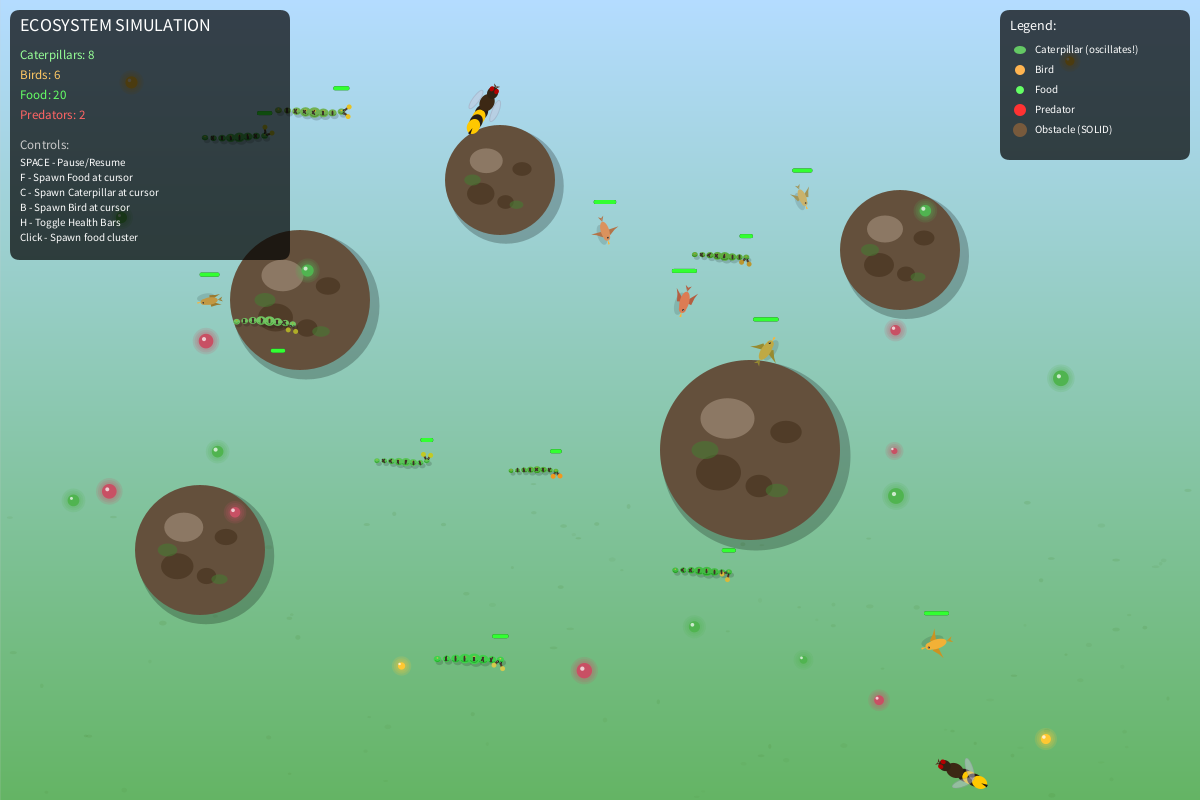
Frame 1 (no input)
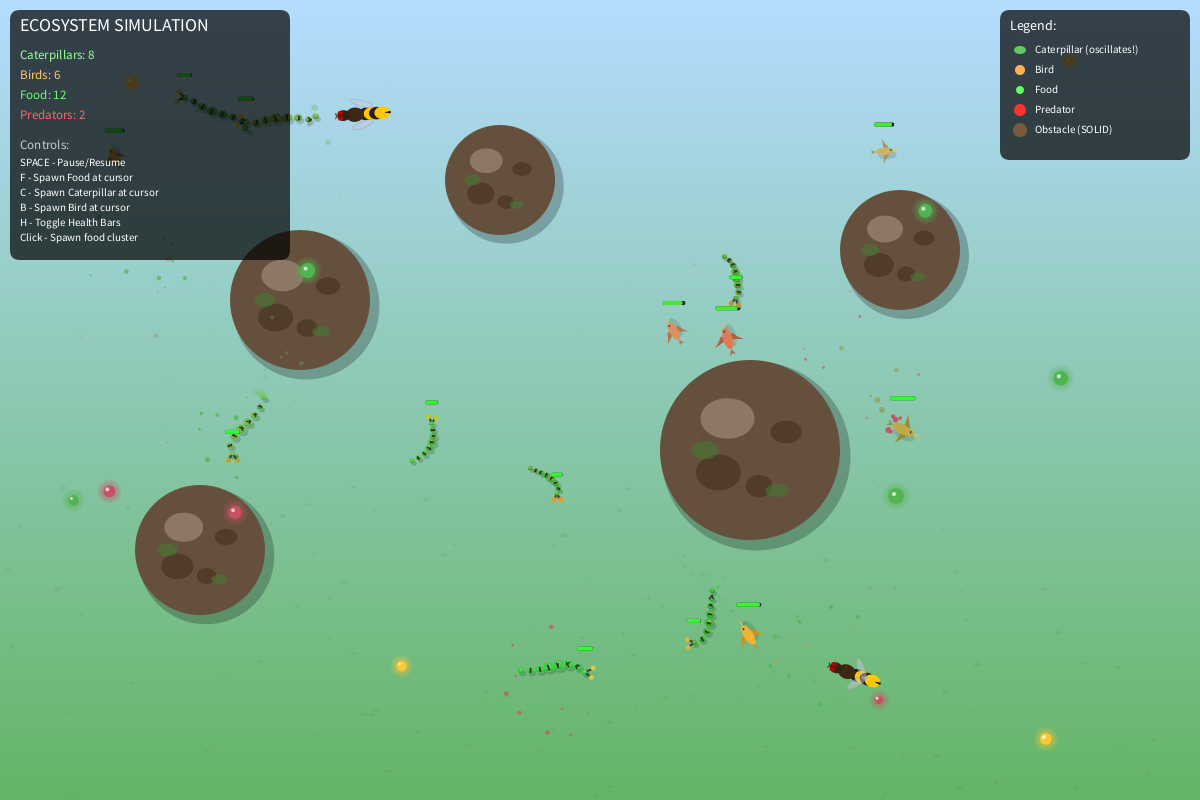
Frame 60 (the mouse pressed at the canvas centre just before this capture)
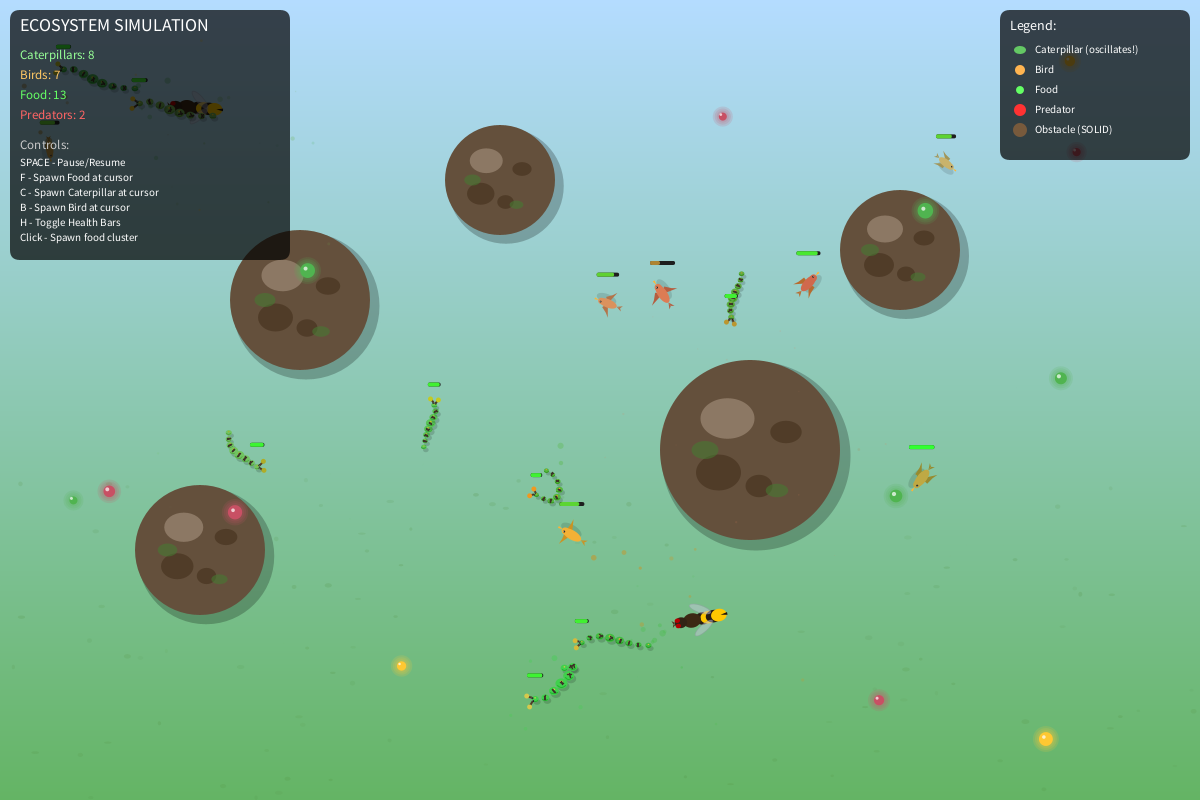
Frame 120 (the mouse held since frame 60 and released just before this capture)

The Processing sketch that drew these frames (run headless with seeded random() and noise(); from frame 60 on, the mouse is pressed at the canvas centre):

// Processing sketch: ecosystem_new
// ── ecosystem_new.pde
/**
 * Interactive Ecosystem Simulation
 * 
 * Features:
 * - Forces: attraction, repulsion, drag, steering behaviors
 * - Environment: Food, Predators, Obstacles (SOLID - block movement)
 * - OSCILLATING BODIES: Caterpillar with segmented body that undulates to move
 * - OOP: Creature base class with Caterpillar and Bird subclasses
 * - Health, lifecycle, reproduction, death
 * - Particle systems attached to creatures
 * - Genetic variation on spawn
 * - UI controls
 */

// ==================== GLOBAL VARIABLES ====================
ArrayList<Creature> creatures;
ArrayList<Food> foods;
ArrayList<Obstacle> obstacles;
ArrayList<Predator> predators;
ParticleSystem globalParticles;

// Environment settings
float dragCoefficient = 0.02;
float globalTime = 0;

// UI state
boolean showForces = false;
boolean showHealth = true;
boolean paused = false;

// Spawn settings
int maxCreatures = 40;
int maxFood = 30;
int maxPredators = 2;

void setup() {
  size(1200, 800);
  
  // Initialize collections
  creatures = new ArrayList<Creature>();
  foods = new ArrayList<Food>();
  obstacles = new ArrayList<Obstacle>();
  predators = new ArrayList<Predator>();
  globalParticles = new ParticleSystem(new PVector(0, 0));
  
  // Create initial creatures - mix of caterpillars and birds
  for (int i = 0; i < 8; i++) {
    creatures.add(new Caterpillar(random(100, width-100), random(100, height-100)));
  }
  for (int i = 0; i < 6; i++) {
    creatures.add(new Bird(random(100, width-100), random(100, height-100)));
  }
  
  // Create initial food
  for (int i = 0; i < 20; i++) {
    foods.add(new Food(random(50, width-50), random(50, height-50)));
  }
  
  // Create obstacles - these are SOLID barriers
  obstacles.add(new Obstacle(300, 300, 70));
  obstacles.add(new Obstacle(750, 450, 90));
  obstacles.add(new Obstacle(500, 180, 55));
  obstacles.add(new Obstacle(900, 250, 60));
  obstacles.add(new Obstacle(200, 550, 65));
  
  // Create predators
  for (int i = 0; i < 2; i++) {
    predators.add(new Predator(random(width), random(height)));
  }
}

void draw() {
  // Draw gradient background
  drawBackground();
  
  if (!paused) {
    globalTime += 0.016;
    
    // Draw obstacles first (they're in background)
    for (Obstacle obs : obstacles) {
      obs.display();
    }
    
    // Update and draw food
    for (int i = foods.size() - 1; i >= 0; i--) {
      Food f = foods.get(i);
      f.update();
      f.display();
      if (f.isConsumed) {
        foods.remove(i);
      }
    }
    
    // Update and draw predators
    for (Predator p : predators) {
      p.update(creatures);
      // Predators also collide with obstacles
      for (Obstacle obs : obstacles) {
        obs.collideWith(p.position, p.velocity, 20);
      }
      p.display();
    }
    
    // Update creatures with all forces
    ArrayList<Creature> newCreatures = new ArrayList<Creature>();
    
    for (int i = creatures.size() - 1; i >= 0; i--) {
      Creature c = creatures.get(i);
      
      // Apply environmental forces
      applyEnvironmentalForces(c);
      
      // Update creature
      c.update();
      
      // SOLID OBSTACLE COLLISION - push creatures out
      for (Obstacle obs : obstacles) {
        obs.collideWith(c.position, c.velocity, c.size/2);
      }
      
      c.display();
      
      // Check for reproduction
      Creature baby = c.tryReproduce();
      if (baby != null && creatures.size() < maxCreatures) {
        newCreatures.add(baby);
      }
      
      // Remove dead creatures
      if (c.isDead()) {
        // Death particles
        for (int j = 0; j < 20; j++) {
          globalParticles.addParticle(c.position.copy(), c.getColor());
        }
        creatures.remove(i);
      }
    }
    
    // Add new creatures
    creatures.addAll(newCreatures);
    
    // Update global particles
    globalParticles.update();
    globalParticles.display();
    
    // Respawn food occasionally
    if (random(1) < 0.02 && foods.size() < maxFood) {
      // Make sure food doesn't spawn inside obstacles
      float fx, fy;
      boolean validPos;
      do {
        fx = random(50, width-50);
        fy = random(50, height-50);
        validPos = true;
        for (Obstacle obs : obstacles) {
          if (PVector.dist(new PVector(fx, fy), obs.position) < obs.radius + 20) {
            validPos = false;
            break;
          }
        }
      } while (!validPos);
      foods.add(new Food(fx, fy));
    }
  }
  
  // Draw UI
  drawUI();
}

void drawBackground() {
  // Gradient background - forest/meadow theme
  for (int y = 0; y < height; y++) {
    float inter = map(y, 0, height, 0, 1);
    color c = lerpColor(color(180, 220, 255), color(100, 180, 100), inter);
    stroke(c);
    line(0, y, width, y);
  }
  
  // Ground texture
  noStroke();
  for (int i = 0; i < 100; i++) {
    float x = random(width);
    float y = random(height * 0.6, height);
    fill(80, 140, 60, random(20, 50));
    ellipse(x, y, random(3, 8), random(2, 5));
  }
}

void applyEnvironmentalForces(Creature c) {
  // 1. Drag force
  PVector drag = c.velocity.copy();
  float speed = drag.mag();
  drag.normalize();
  drag.mult(-1 * dragCoefficient * speed * speed);
  c.applyForce(drag);
  
  // 2. Food attraction
  Food nearestFood = null;
  float nearestFoodDist = Float.MAX_VALUE;
  for (Food f : foods) {
    if (!f.isConsumed) {
      float d = PVector.dist(c.position, f.position);
      if (d < nearestFoodDist && d < c.senseRadius) {
        nearestFoodDist = d;
        nearestFood = f;
      }
    }
  }
  
  if (nearestFood != null) {
    PVector steer = seek(c, nearestFood.position);
    steer.mult(c.foodAttraction);
    c.applyForce(steer);
    
    // Eat if close enough
    if (nearestFoodDist < c.size + nearestFood.size) {
      c.eat(nearestFood);
    }
  }
  
  // 3. Predator avoidance
  for (Predator p : predators) {
    float d = PVector.dist(c.position, p.position);
    if (d < c.senseRadius * 1.5) {
      PVector flee = seek(c, p.position);
      flee.mult(-2.0); // Strong flee response
      c.applyForce(flee);
    }
  }
  
  // 4. Obstacle avoidance (steering away, collision handled separately)
  for (Obstacle obs : obstacles) {
    float d = PVector.dist(c.position, obs.position);
    float avoidDist = obs.radius + c.senseRadius * 0.3;
    if (d < avoidDist) {
      PVector repel = PVector.sub(c.position, obs.position);
      repel.normalize();
      float strength = map(d, 0, avoidDist, 3.0, 0);
      repel.mult(strength);
      c.applyForce(repel);
    }
  }
  
  // 5. Separation from other creatures
  for (Creature other : creatures) {
    if (other != c) {
      float d = PVector.dist(c.position, other.position);
      if (d < c.size * 2.5) {
        PVector sep = PVector.sub(c.position, other.position);
        sep.normalize();
        sep.mult(30 / (d + 1));
        c.applyForce(sep);
      }
    }
  }
  
  // 6. Boundary forces (soft walls)
  float margin = 50;
  PVector boundary = new PVector(0, 0);
  if (c.position.x < margin) boundary.x = (margin - c.position.x) * 0.3;
  if (c.position.x > width - margin) boundary.x = ((width - margin) - c.position.x) * 0.3;
  if (c.position.y < margin) boundary.y = (margin - c.position.y) * 0.3;
  if (c.position.y > height - margin) boundary.y = ((height - margin) - c.position.y) * 0.3;
  c.applyForce(boundary);
}

PVector seek(Creature c, PVector target) {
  PVector desired = PVector.sub(target, c.position);
  desired.normalize();
  desired.mult(c.maxSpeed);
  PVector steer = PVector.sub(desired, c.velocity);
  steer.limit(c.maxForce);
  return steer;
}

void drawUI() {
  // UI Panel
  fill(0, 0, 0, 180);
  noStroke();
  rect(10, 10, 280, 250, 10);
  
  fill(255);
  textSize(18);
  textAlign(LEFT, TOP);
  text("ECOSYSTEM SIMULATION", 20, 18);
  
  textSize(13);
  int caterpillarCount = 0;
  int birdCount = 0;
  for (Creature c : creatures) {
    if (c instanceof Caterpillar) caterpillarCount++;
    else if (c instanceof Bird) birdCount++;
  }
  
  fill(150, 255, 150);
  text("Caterpillars: " + caterpillarCount, 20, 50);
  fill(255, 200, 100);
  text("Birds: " + birdCount, 20, 70);
  fill(100, 255, 100);
  text("Food: " + foods.size(), 20, 90);
  fill(255, 100, 100);
  text("Predators: " + predators.size(), 20, 110);
  
  fill(200);
  text("Controls:", 20, 140);
  fill(255);
  textSize(11);
  text("SPACE - Pause/Resume", 20, 158);
  text("F - Spawn Food at cursor", 20, 173);
  text("C - Spawn Caterpillar at cursor", 20, 188);
  text("B - Spawn Bird at cursor", 20, 203);
  text("H - Toggle Health Bars", 20, 218);
  text("Click - Spawn food cluster", 20, 233);
  
  // Legend
  fill(0, 0, 0, 180);
  rect(width - 200, 10, 190, 150, 10);
  
  fill(255);
  textSize(14);
  text("Legend:", width - 190, 20);
  
  textSize(11);
  // Caterpillar indicator
  fill(100, 200, 100);
  ellipse(width - 180, 50, 12, 8);
  fill(255);
  text("Caterpillar (oscillates!)", width - 165, 45);
  
  // Bird indicator
  fill(255, 180, 80);
  ellipse(width - 180, 70, 10, 10);
  fill(255);
  text("Bird", width - 165, 65);
  
  // Food indicator
  fill(100, 255, 100);
  ellipse(width - 180, 90, 8, 8);
  fill(255);
  text("Food", width - 165, 85);
  
  // Predator indicator
  fill(255, 50, 50);
  ellipse(width - 180, 110, 12, 12);
  fill(255);
  text("Predator", width - 165, 105);
  
  // Obstacle indicator
  fill(120, 90, 60);
  ellipse(width - 180, 130, 14, 14);
  fill(255);
  text("Obstacle (SOLID)", width - 165, 125);
  
  if (paused) {
    fill(255, 255, 0);
    textSize(36);
    textAlign(CENTER, CENTER);
    text("PAUSED", width/2, height/2);
  }
}

void keyPressed() {
  if (key == ' ') {
    paused = !paused;
  }
  if (key == 'f' || key == 'F') {
    // Check not inside obstacle
    boolean valid = true;
    for (Obstacle obs : obstacles) {
      if (PVector.dist(new PVector(mouseX, mouseY), obs.position) < obs.radius + 15) {
        valid = false;
        break;
      }
    }
    if (valid) foods.add(new Food(mouseX, mouseY));
  }
  if (key == 'c' || key == 'C') {
    boolean valid = true;
    for (Obstacle obs : obstacles) {
      if (PVector.dist(new PVector(mouseX, mouseY), obs.position) < obs.radius + 30) {
        valid = false;
        break;
      }
    }
    if (valid) creatures.add(new Caterpillar(mouseX, mouseY));
  }
  if (key == 'b' || key == 'B') {
    boolean valid = true;
    for (Obstacle obs : obstacles) {
      if (PVector.dist(new PVector(mouseX, mouseY), obs.position) < obs.radius + 20) {
        valid = false;
        break;
      }
    }
    if (valid) creatures.add(new Bird(mouseX, mouseY));
  }
  if (key == 'h' || key == 'H') {
    showHealth = !showHealth;
  }
}

void mousePressed() {
  // Spawn food cluster on click
  if (mouseButton == LEFT) {
    for (int i = 0; i < 5; i++) {
      float fx = mouseX + random(-30, 30);
      float fy = mouseY + random(-30, 30);
      boolean valid = true;
      for (Obstacle obs : obstacles) {
        if (PVector.dist(new PVector(fx, fy), obs.position) < obs.radius + 15) {
          valid = false;
          break;
        }
      }
      if (valid) foods.add(new Food(fx, fy));
    }
  }
}

// ==================== PARTICLE SYSTEM ====================
class Particle {
  PVector position;
  PVector velocity;
  PVector acceleration;
  float lifespan;
  color col;
  float size;
  
  Particle(PVector pos, color c) {
    position = pos.copy();
    velocity = PVector.random2D().mult(random(1, 3));
    acceleration = new PVector(0, 0.05);
    lifespan = 255;
    col = c;
    size = random(3, 8);
  }
  
  void update() {
    velocity.add(acceleration);
    position.add(velocity);
    lifespan -= 4;
    size *= 0.98;
  }
  
  void display() {
    noStroke();
    fill(col, lifespan);
    ellipse(position.x, position.y, size, size);
  }
  
  boolean isDead() {
    return lifespan < 0;
  }
}

class ParticleSystem {
  ArrayList<Particle> particles;
  PVector origin;
  
  ParticleSystem(PVector origin) {
    this.origin = origin.copy();
    particles = new ArrayList<Particle>();
  }
  
  void addParticle(PVector pos, color c) {
    particles.add(new Particle(pos, c));
  }
  
  void update() {
    for (int i = particles.size() - 1; i >= 0; i--) {
      Particle p = particles.get(i);
      p.update();
      if (p.isDead()) {
        particles.remove(i);
      }
    }
  }
  
  void display() {
    for (Particle p : particles) {
      p.display();
    }
  }
}

// ==================== FOOD ====================
class Food {
  PVector position;
  float size;
  float nutrition;
  boolean isConsumed;
  float pulsePhase;
  color col;
  
  Food(float x, float y) {
    position = new PVector(x, y);
    size = random(8, 15);
    nutrition = map(size, 8, 15, 15, 35);
    isConsumed = false;
    pulsePhase = random(TWO_PI);
    
    // Different food colors (leaves/berries)
    float r = random(1);
    if (r < 0.5) {
      col = color(80, 180, 80); // Leaf green
    } else if (r < 0.8) {
      col = color(200, 80, 100); // Berry red
    } else {
      col = color(255, 200, 50); // Flower yellow
    }
  }
  
  void update() {
    pulsePhase += 0.08;
  }
  
  void display() {
    if (!isConsumed) {
      float pulse = sin(pulsePhase) * 2;
      
      // Glow effect
      noStroke();
      for (int i = 3; i > 0; i--) {
        fill(col, 40);
        ellipse(position.x, position.y, size + pulse + i * 4, size + pulse + i * 4);
      }
      
      // Main body
      fill(col);
      ellipse(position.x, position.y, size + pulse, size + pulse);
      
      // Highlight
      fill(255, 180);
      ellipse(position.x - 2, position.y - 2, size * 0.3, size * 0.3);
    }
  }
  
  void consume() {
    isConsumed = true;
  }
}

// ==================== OBSTACLE (SOLID) ====================
class Obstacle {
  PVector position;
  float radius;
  color col;
  
  Obstacle(float x, float y, float r) {
    position = new PVector(x, y);
    radius = r;
    col = color(100, 80, 60);
  }
  
  // SOLID COLLISION - actually stops and pushes out entities
  void collideWith(PVector pos, PVector vel, float entityRadius) {
    float dist = PVector.dist(pos, position);
    float minDist = radius + entityRadius;
    
    if (dist < minDist) {
      // Push the entity out
      PVector pushDir = PVector.sub(pos, position);
      pushDir.normalize();
      
      // Move position outside the obstacle
      pos.x = position.x + pushDir.x * minDist;
      pos.y = position.y + pushDir.y * minDist;
      
      // Reflect velocity (bounce off)
      // Calculate the component of velocity toward the obstacle
      float dotProduct = vel.dot(pushDir);
      if (dotProduct < 0) {
        // Only reflect if moving toward the obstacle
        PVector reflection = PVector.mult(pushDir, -2 * dotProduct);
        vel.add(reflection);
        vel.mult(0.5); // Dampen the bounce
      }
    }
  }
  
  void display() {
    // Shadow
    noStroke();
    fill(0, 60);
    ellipse(position.x + 6, position.y + 6, radius * 2.1, radius * 2.1);
    
    // Main rock body
    fill(col);
    ellipse(position.x, position.y, radius * 2, radius * 2);
    
    // Rock texture - darker patches
    fill(80, 60, 40);
    ellipse(position.x - radius * 0.35, position.y + radius * 0.25, radius * 0.5, radius * 0.4);
    ellipse(position.x + radius * 0.4, position.y - radius * 0.2, radius * 0.35, radius * 0.25);
    ellipse(position.x + radius * 0.1, position.y + radius * 0.4, radius * 0.3, radius * 0.25);
    
    // Highlight
    fill(140, 120, 100);
    ellipse(position.x - radius * 0.25, position.y - radius * 0.35, radius * 0.6, radius * 0.45);
    
    // Moss patches
    fill(70, 120, 50, 150);
    ellipse(position.x - radius * 0.5, position.y, radius * 0.3, radius * 0.2);
    ellipse(position.x + radius * 0.3, position.y + radius * 0.45, radius * 0.25, radius * 0.15);
  }
}

// ==================== PREDATOR ====================
class Predator {
  PVector position;
  PVector velocity;
  float size;
  float maxSpeed;
  float phase;
  
  Predator(float x, float y) {
    position = new PVector(x, y);
    velocity = PVector.random2D().mult(1);
    size = 45;
    maxSpeed = 2.8;
    phase = random(TWO_PI);
  }
  
  void update(ArrayList<Creature> creatures) {
    phase += 0.12;
    
    // Hunt nearest creature
    Creature target = null;
    float minDist = Float.MAX_VALUE;
    
    for (Creature c : creatures) {
      float d = PVector.dist(position, c.position);
      if (d < minDist && d < 280) {
        minDist = d;
        target = c;
      }
    }
    
    if (target != null) {
      // Steering towards target
      PVector desired = PVector.sub(target.position, position);
      desired.normalize();
      desired.mult(maxSpeed);
      PVector steer = PVector.sub(desired, velocity);
      steer.limit(0.12);
      velocity.add(steer);
      
      // Attack if close
      if (minDist < size/2 + target.size/2) {
        target.health -= 45;
      }
    } else {
      // Wander
      velocity.rotate(random(-0.08, 0.08));
    }
    
    velocity.limit(maxSpeed);
    position.add(velocity);
    
    // Soft boundary wrapping
    float margin = 30;
    if (position.x < margin) velocity.x += 0.2;
    if (position.x > width - margin) velocity.x -= 0.2;
    if (position.y < margin) velocity.y += 0.2;
    if (position.y > height - margin) velocity.y -= 0.2;
    
    position.x = constrain(position.x, 10, width - 10);
    position.y = constrain(position.y, 10, height - 10);
  }
  
  void display() {
    pushMatrix();
    translate(position.x, position.y);
    rotate(velocity.heading());
    
    // Body - wasp/hornet like
    noStroke();
    
    // Abdomen with stripes
    for (int i = 0; i < 4; i++) {
      if (i % 2 == 0) fill(40, 30, 20);
      else fill(255, 200, 0);
      ellipse(-size * 0.15 - i * size * 0.12, 0, size * 0.35, size * 0.28 - i * 0.02);
    }
    
    // Thorax
    fill(60, 40, 20);
    ellipse(size * 0.1, 0, size * 0.4, size * 0.32);
    
    // Head
    fill(50, 35, 20);
    ellipse(size * 0.35, 0, size * 0.28, size * 0.24);
    
    // Stinger
    fill(30, 20, 10);
    triangle(-size * 0.55, 0, -size * 0.7, -size * 0.03, -size * 0.7, size * 0.03);
    
    // Wings (oscillating)
    float wingAngle = sin(phase) * 0.6;
    fill(200, 200, 220, 120);
    stroke(150, 150, 170, 100);
    strokeWeight(1);
    
    pushMatrix();
    rotate(-wingAngle - 0.3);
    ellipse(0, -size * 0.25, size * 0.5, size * 0.15);
    popMatrix();
    
    pushMatrix();
    rotate(wingAngle + 0.3);
    ellipse(0, size * 0.25, size * 0.5, size * 0.15);
    popMatrix();
    
    // Eyes
    noStroke();
    fill(180, 0, 0);
    ellipse(size * 0.42, -size * 0.06, size * 0.12, size * 0.1);
    ellipse(size * 0.42, size * 0.06, size * 0.12, size * 0.1);
    
    // Mandibles
    fill(80, 50, 30);
    triangle(size * 0.48, -size * 0.02, size * 0.55, -size * 0.08, size * 0.52, 0);
    triangle(size * 0.48, size * 0.02, size * 0.55, size * 0.08, size * 0.52, 0);
    
    popMatrix();
  }
}

// ==================== CREATURE BASE CLASS ====================
abstract class Creature {
  PVector position;
  PVector velocity;
  PVector acceleration;
  
  // Physical properties
  float size;
  float mass;
  float maxSpeed;
  float maxForce;
  
  // Behavior
  float senseRadius;
  float foodAttraction;
  
  // Health and lifecycle
  float health;
  float maxHealth;
  float metabolicRate;
  float reproductionThreshold;
  float reproductionCost;
  float reproductionCooldown;
  float lastReproduction;
  
  // Genetics
  color baseColor;
  float speedGene;
  float sizeGene;
  
  // Particle system
  ParticleSystem particles;
  
  // Oscillation parameters
  float oscillationPhase;
  float oscillationSpeed;
  float oscillationAmplitude;
  
  Creature(float x, float y) {
    position = new PVector(x, y);
    velocity = PVector.random2D().mult(random(0.5, 1.5));
    acceleration = new PVector(0, 0);
    
    oscillationPhase = random(TWO_PI);
    oscillationSpeed = 0.15;
    oscillationAmplitude = 1.0;
    
    particles = new ParticleSystem(position);
    
    speedGene = random(0.8, 1.2);
    sizeGene = random(0.8, 1.2);
  }
  
  void applyForce(PVector force) {
    PVector f = PVector.div(force, mass);
    acceleration.add(f);
  }
  
  void update() {
    // Physics
    velocity.add(acceleration);
    velocity.limit(maxSpeed);
    position.add(velocity);
    acceleration.mult(0);
    
    // Oscillation tied to speed
    float speed = velocity.mag();
    oscillationPhase += oscillationSpeed * (0.5 + speed * 0.8);
    oscillationAmplitude = map(speed, 0, maxSpeed, 0.3, 1.5);
    
    // Metabolism
    health -= metabolicRate;
    health -= speed * metabolicRate * 0.3;
    
    // Update particle system
    updateParticles();
    
    // Reproduction cooldown
    if (lastReproduction > 0) {
      lastReproduction -= 1;
    }
    
    // Keep in bounds
    position.x = constrain(position.x, 20, width - 20);
    position.y = constrain(position.y, 20, height - 20);
  }
  
  abstract void display();
  abstract void updateParticles();
  abstract color getColor();
  abstract Creature createOffspring(float x, float y);
  
  void eat(Food food) {
    health += food.nutrition;
    health = constrain(health, 0, maxHealth);
    food.consume();
    
    for (int i = 0; i < 8; i++) {
      particles.addParticle(position.copy(), food.col);
    }
  }
  
  boolean isDead() {
    return health <= 0;
  }
  
  Creature tryReproduce() {
    if (health > reproductionThreshold && lastReproduction <= 0) {
      health -= reproductionCost;
      lastReproduction = reproductionCooldown;
      
      float angle = random(TWO_PI);
      float dist = size * 2;
      float bx = position.x + cos(angle) * dist;
      float by = position.y + sin(angle) * dist;
      
      // Birth particles
      for (int i = 0; i < 15; i++) {
        particles.addParticle(new PVector(bx, by), getColor());
      }
      
      return createOffspring(bx, by);
    }
    return null;
  }
  
  void drawHealthBar() {
    if (showHealth) {
      float barWidth = size * 1.2;
      float barHeight = 4;
      float healthPercent = health / maxHealth;
      
      // Background
      fill(30);
      noStroke();
      rect(position.x - barWidth/2, position.y - size - 12, barWidth, barHeight, 2);
      
      // Health bar
      color healthColor = lerpColor(color(255, 50, 50), color(50, 255, 50), healthPercent);
      fill(healthColor);
      rect(position.x - barWidth/2, position.y - size - 12, barWidth * healthPercent, barHeight, 2);
    }
  }
}

// ==================== CATERPILLAR - OSCILLATING BODY ====================
/**
 * The Caterpillar has a segmented body that OSCILLATES to create locomotion.
 * Each segment follows the one ahead with a phase delay, creating a wave
 * that travels down the body. The wave amplitude and speed are tied to
 * the creature's velocity - faster movement = faster, larger waves.
 * 
 * This demonstrates:
 * - Oscillator centered on a moving point (each segment oscillates around its target)
 * - Oscillation speed/amplitude tied to motion
 * - Internal oscillation driving/influencing locomotion visually
 */
class Caterpillar extends Creature {
  int numSegments;
  PVector[] segments;      // Position of each segment
  float[] segmentPhases;   // Phase offset for each segment
  float segmentRadius;
  color bodyColor;
  color spotColor;
  
  Caterpillar(float x, float y) {
    super(x, y);
    
    // Caterpillar properties
    numSegments = 8;
    size = 12 * sizeGene;
    segmentRadius = size * 0.45;
    mass = 0.8 * sizeGene;
    maxSpeed = 2.0 * speedGene;
    maxForce = 0.15;
    
    senseRadius = 140;
    foodAttraction = 1.8;
    
    health = 100;
    maxHealth = 100;
    metabolicRate = 0.05;
    reproductionThreshold = 85;
    reproductionCost = 35;
    reproductionCooldown = 350;
    lastReproduction = random(100, 350);
    
    oscillationSpeed = 0.25;
    
    // Initialize segments behind the head
    segments = new PVector[numSegments];
    segmentPhases = new float[numSegments];
    for (int i = 0; i < numSegments; i++) {
      segments[i] = new PVector(x - i * segmentRadius * 1.5, y);
      segmentPhases[i] = i * 0.5; // Phase delay creates traveling wave
    }
    
    // Colors with genetic variation
    bodyColor = color(
      80 + random(-20, 40),
      180 + random(-30, 40),
      80 + random(-20, 30)
    );
    spotColor = color(
      200 + random(-30, 55),
      180 + random(-30, 30),
      50 + random(-20, 30)
    );
    baseColor = bodyColor;
  }
  
  // Constructor for offspring
  Caterpillar(float x, float y, Caterpillar parent) {
    this(x, y);
    
    // Inherit and mutate genes
    this.speedGene = constrain(parent.speedGene + random(-0.1, 0.1), 0.6, 1.4);
    this.sizeGene = constrain(parent.sizeGene + random(-0.1, 0.1), 0.6, 1.4);
    
    this.size = 12 * sizeGene;
    this.segmentRadius = size * 0.45;
    this.mass = 0.8 * sizeGene;
    this.maxSpeed = 2.0 * speedGene;
    
    // Inherit colors with mutation
    this.bodyColor = mutateColor(parent.bodyColor);
    this.spotColor = mutateColor(parent.spotColor);
  }
  
  color mutateColor(color c) {
    return color(
      constrain(red(c) + random(-15, 15), 0, 255),
      constrain(green(c) + random(-15, 15), 0, 255),
      constrain(blue(c) + random(-15, 15), 0, 255)
    );
  }
  
  void update() {
    super.update();
    
    // Update segment positions - THIS IS THE OSCILLATION!
    // Head segment follows the actual position
    segments[0] = position.copy();
    
    // Each subsequent segment follows the one ahead with oscillation
    float speed = velocity.mag();
    
    for (int i = 1; i < numSegments; i++) {
      PVector target = segments[i - 1];
      PVector dir = PVector.sub(target, segments[i]);
      float dist = dir.mag();
      
      // Calculate oscillation perpendicular to movement direction
      // The wave amplitude and frequency scale with speed
      float wavePhase = oscillationPhase - segmentPhases[i];
      float waveAmount = sin(wavePhase) * oscillationAmplitude * segmentRadius * 0.6;
      
      // Get perpendicular direction for the wave
      PVector perp = new PVector(-dir.y, dir.x);
      perp.normalize();
      
      // Move segment toward target position
      if (dist > segmentRadius * 0.8) {
        dir.normalize();
        // Base position: follow the segment ahead
        PVector newPos = PVector.add(target, PVector.mult(dir, -segmentRadius * 1.2));
        // Add perpendicular oscillation (the wave!)
        newPos.add(PVector.mult(perp, waveAmount));
        
        // Smooth interpolation
        segments[i].lerp(newPos, 0.4);
      } else {
        // Still apply oscillation even when close
        PVector oscillationOffset = PVector.mult(perp, waveAmount);
        segments[i].add(PVector.mult(oscillationOffset, 0.1));
      }
    }
  }
  
  void display() {
    particles.display();
    
    float speed = velocity.mag();
    
    // Draw segments from tail to head (so head is on top)
    for (int i = numSegments - 1; i >= 0; i--) {
      PVector seg = segments[i];
      
      // Segment size varies (larger in middle)
      float sizeMult = 1.0 - abs(i - numSegments * 0.4) / (numSegments * 0.8);
      sizeMult = constrain(sizeMult, 0.6, 1.0);
      float r = segmentRadius * sizeMult;
      
      // Segment "breathing" - subtle size oscillation
      float breathe = sin(oscillationPhase * 0.5 + i * 0.3) * r * 0.1;
      
      // Shadow
      noStroke();
      fill(0, 40);
      ellipse(seg.x + 2, seg.y + 3, r * 2 + breathe, r * 1.6 + breathe);
      
      // Main segment body
      fill(bodyColor);
      ellipse(seg.x, seg.y, r * 2 + breathe, r * 1.7 + breathe);
      
      // Spots/markings
      fill(spotColor);
      ellipse(seg.x, seg.y - r * 0.3, r * 0.5, r * 0.4);
      
      // Segment line detail
      stroke(red(bodyColor) - 30, green(bodyColor) - 30, blue(bodyColor) - 30);
      strokeWeight(1);
      noFill();
      arc(seg.x, seg.y, r * 1.6, r * 1.2, PI * 0.2, PI * 0.8);
    }
    
    // Draw head details
    PVector head = segments[0];
    float headAngle = velocity.heading();
    
    pushMatrix();
    translate(head.x, head.y);
    rotate(headAngle);
    
    // Antennae - they oscillate!
    float antennaWave = sin(oscillationPhase * 1.5) * 0.3 * oscillationAmplitude;
    stroke(80, 60, 40);
    strokeWeight(2);
    
    // Left antenna
    float la = -0.4 + antennaWave;
    line(segmentRadius * 0.5, -segmentRadius * 0.3, 
         segmentRadius * 1.2, -segmentRadius * 0.8 + sin(la) * segmentRadius * 0.3);
    // Right antenna  
    float ra = -0.4 - antennaWave;
    line(segmentRadius * 0.5, segmentRadius * 0.3,
         segmentRadius * 1.2, segmentRadius * 0.8 + sin(ra) * segmentRadius * 0.3);
    
    // Antenna tips
    noStroke();
    fill(spotColor);
    ellipse(segmentRadius * 1.2, -segmentRadius * 0.8 + sin(la) * segmentRadius * 0.3, 5, 5);
    ellipse(segmentRadius * 1.2, segmentRadius * 0.8 + sin(ra) * segmentRadius * 0.3, 5, 5);
    
    // Eyes
    fill(30);
    ellipse(segmentRadius * 0.4, -segmentRadius * 0.25, segmentRadius * 0.35, segmentRadius * 0.35);
    ellipse(segmentRadius * 0.4, segmentRadius * 0.25, segmentRadius * 0.35, segmentRadius * 0.35);
    
    // Eye shine
    fill(255);
    ellipse(segmentRadius * 0.45, -segmentRadius * 0.2, segmentRadius * 0.12, segmentRadius * 0.12);
    ellipse(segmentRadius * 0.45, segmentRadius * 0.3, segmentRadius * 0.12, segmentRadius * 0.12);
    
    // Little legs on segments (they wiggle!)
    popMatrix();
    
    // Draw tiny legs on middle segments
    for (int i = 1; i < numSegments - 1; i++) {
      PVector seg = segments[i];
      PVector nextSeg = (i > 0) ? segments[i-1] : seg;
      float segAngle = atan2(nextSeg.y - seg.y, nextSeg.x - seg.x);
      
      // Leg wiggle phase
      float legPhase = oscillationPhase * 2 + i * 0.8;
      float legWiggle = sin(legPhase) * 0.4 * oscillationAmplitude;
      
      pushMatrix();
      translate(seg.x, seg.y);
      rotate(segAngle);
      
      stroke(60, 50, 40);
      strokeWeight(1.5);
      
      // Left legs
      float ll = PI/2 + 0.3 + legWiggle;
      line(0, -segmentRadius * 0.3, cos(ll) * segmentRadius * 0.6, -segmentRadius * 0.3 + sin(ll) * segmentRadius * 0.6);
      
      // Right legs
      float rl = -PI/2 - 0.3 - legWiggle;
      line(0, segmentRadius * 0.3, cos(rl) * segmentRadius * 0.6, segmentRadius * 0.3 + sin(rl) * segmentRadius * 0.6);
      
      popMatrix();
    }
    
    noStroke();
    drawHealthBar();
  }
  
  void updateParticles() {
    particles.update();
    
    // Trail from tail when moving
    if (velocity.mag() > maxSpeed * 0.5 && random(1) < 0.2) {
      PVector tail = segments[numSegments - 1];
      particles.addParticle(tail, color(bodyColor, 100));
    }
  }
  
  color getColor() {
    return bodyColor;
  }
  
  Creature createOffspring(float x, float y) {
    return new Caterpillar(x, y, this);
  }
}

// ==================== BIRD SUBCLASS ====================
class Bird extends Creature {
  color bodyColor;
  color wingColor;
  float wingPhase;
  
  Bird(float x, float y) {
    super(x, y);
    
    // Bird properties - faster, needs more food
    size = 18 * sizeGene;
    mass = 0.6 * sizeGene;
    maxSpeed = 4.0 * speedGene;
    maxForce = 0.35;
    
    senseRadius = 180;
    foodAttraction = 1.2;
    
    health = 80;
    maxHealth = 80;
    metabolicRate = 0.1; // Higher metabolism
    reproductionThreshold = 70;
    reproductionCost = 30;
    reproductionCooldown = 250;
    lastReproduction = random(50, 250);
    
    oscillationSpeed = 0.35;
    wingPhase = random(TWO_PI);
    
    // Bird colors
    bodyColor = color(
      220 + random(-30, 35),
      160 + random(-40, 40),
      80 + random(-30, 30)
    );
    wingColor = color(
      red(bodyColor) - 40,
      green(bodyColor) - 30,
      blue(bodyColor) - 20
    );
    baseColor = bodyColor;
  }
  
  Bird(float x, float y, Bird parent) {
    this(x, y);
    
    this.speedGene = constrain(parent.speedGene + random(-0.1, 0.1), 0.6, 1.4);
    this.sizeGene = constrain(parent.sizeGene + random(-0.1, 0.1), 0.6, 1.4);
    
    this.size = 18 * sizeGene;
    this.mass = 0.6 * sizeGene;
    this.maxSpeed = 4.0 * speedGene;
    
    this.bodyColor = mutateColor(parent.bodyColor);
    this.wingColor = mutateColor(parent.wingColor);
  }
  
  color mutateColor(color c) {
    return color(
      constrain(red(c) + random(-20, 20), 0, 255),
      constrain(green(c) + random(-20, 20), 0, 255),
      constrain(blue(c) + random(-20, 20), 0, 255)
    );
  }
  
  void display() {
    particles.display();
    
    pushMatrix();
    translate(position.x, position.y);
    rotate(velocity.heading());
    
    // Wing flap angle tied to speed
    float wingFlap = sin(oscillationPhase) * oscillationAmplitude * 0.7;
    
    // Shadow
    noStroke();
    fill(0, 30);
    ellipse(3, 4, size * 1.1, size * 0.5);
    
    // Wings (behind body)
    fill(wingColor);
    
    // Left wing
    pushMatrix();
    rotate(-wingFlap - 0.2);
    beginShape();
    vertex(0, 0);
    vertex(-size * 0.3, -size * 0.7);
    vertex(-size * 0.1, -size * 0.5);
    vertex(size * 0.2, -size * 0.3);
    endShape(CLOSE);
    popMatrix();
    
    // Right wing
    pushMatrix();
    rotate(wingFlap + 0.2);
    beginShape();
    vertex(0, 0);
    vertex(-size * 0.3, size * 0.7);
    vertex(-size * 0.1, size * 0.5);
    vertex(size * 0.2, size * 0.3);
    endShape(CLOSE);
    popMatrix();
    
    // Body
    fill(bodyColor);
    ellipse(0, 0, size, size * 0.45);
    
    // Head
    fill(bodyColor);
    ellipse(size * 0.35, 0, size * 0.4, size * 0.35);
    
    // Beak
    fill(255, 180, 50);
    triangle(size * 0.5, 0, size * 0.75, -size * 0.05, size * 0.75, size * 0.05);
    
    // Eye
    fill(30);
    ellipse(size * 0.4, -size * 0.05, size * 0.1, size * 0.1);
    fill(255);
    ellipse(size * 0.42, -size * 0.06, size * 0.04, size * 0.04);
    
    // Tail feathers
    fill(wingColor);
    triangle(-size * 0.5, 0, -size * 0.8, -size * 0.15, -size * 0.7, 0);
    triangle(-size * 0.5, 0, -size * 0.8, size * 0.15, -size * 0.7, 0);
    
    popMatrix();
    
    drawHealthBar();
  }
  
  void updateParticles() {
    particles.update();
    
    // Feather particles when moving fast
    if (velocity.mag() > maxSpeed * 0.7 && random(1) < 0.15) {
      PVector tailPos = PVector.sub(position, PVector.mult(velocity.copy().normalize(), size * 0.5));
      particles.addParticle(tailPos, color(wingColor, 150));
    }
  }
  
  color getColor() {
    return bodyColor;
  }
  
  Creature createOffspring(float x, float y) {
    return new Bird(x, y, this);
  }
}
